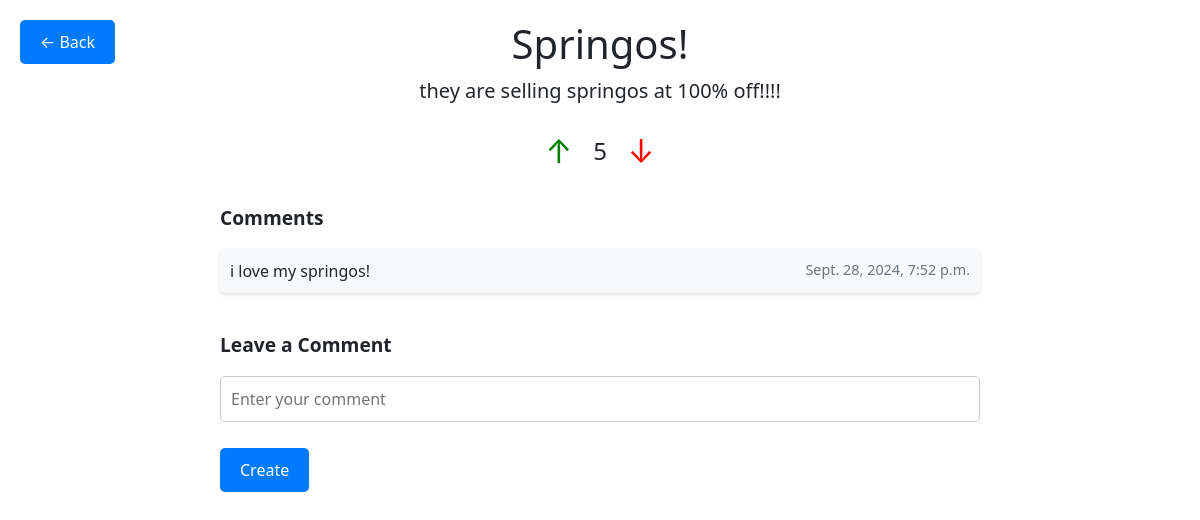
The app's page /app/post/2/, older data.
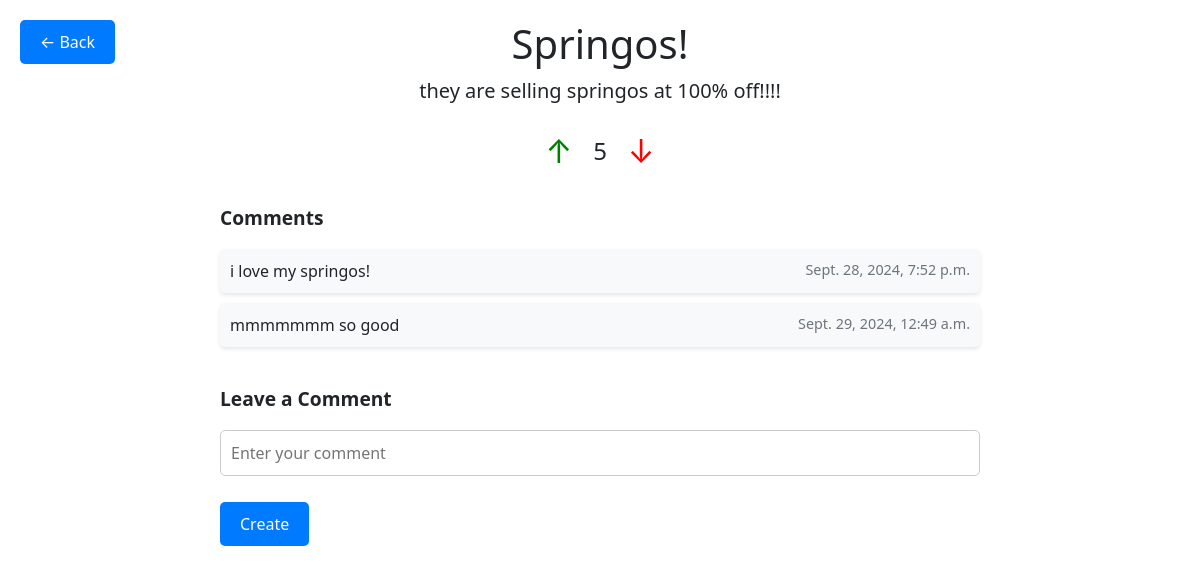
The same page, newer data.
### deals/models.py (models this page shows, shortened)
class Comment(models.Model):
    post = models.ForeignKey(Post, on_delete=models.CASCADE)
    body_text = models.CharField(max_length=1000)
    post_date = models.DateTimeField("date posted")

### deals/views.py (the view)
# urls.py: path("post/<int:post_id>/", views.detail, name="detail"),
def detail(request, post_id: int) -> HttpResponse:
    post = get_object_or_404(Post, pk=post_id)
    return render(request, "deals/detail.html", {"post": post})

### deals/templates/deals/detail.html (shortened to what this page needs)
<!DOCTYPE html>
<html lang="en">
<head>
    <link href="https://cdn.jsdelivr.net/npm/bootstrap@5.3.0-alpha1/dist/css/bootstrap.min.css" rel="stylesheet">
</head>
<body>
    <a href="{% url 'deals:home'%}" class="back-button">← Back </a>
    <div class="page-container">
        <h1>{{ post.product_name }}</h1>
        <p class="lead text-center">{{ post.info_text }}</p>
        <form method="post" action="{% url 'deals:vote' post.id %}">
            <div class="vote-section">
                <button type="submit" name="upvote" class="vote-btn upvote">↑</button>
                <h3 id="score">{{ post.score }}</h3>
                <button type="submit" name="downvote" class="vote-btn downvote">↓</button>
            </div>
        </form>
        <div class="comment-list">
            <h2 class="comment-heading">Comments</h2>
            <ul class="list-unstyled">
                {% for comment in post.comment_set.all %}
                    <li class="comment-item">
                        {{ comment.body_text }}
                        <span class="comment-date">{{ comment.post_date }}</span>
                    </li>
                {% endfor %}
            </ul>
        </div>
        <div class="comment-section">
            <h2 class="comment-heading">Leave a Comment</h2>
            <form action="{% url 'deals:commenthandler' post.id%}" method="post">
                <fieldset>
                    <p>
                        <input type="text" name="comment_text" class="comment-input" placeholder="Enter your comment" required />
                    </p>
                </fieldset>
                <input type="submit" value="Create" class="submit-btn">
            </form>
        </div>
    </div>
</body>
</html>

Row changes from the older to the newer data that the page shows:
added Comment: body_text "mmmmmmm so good", post_date "Sept. 29, 2024, 12:49 a.m."
